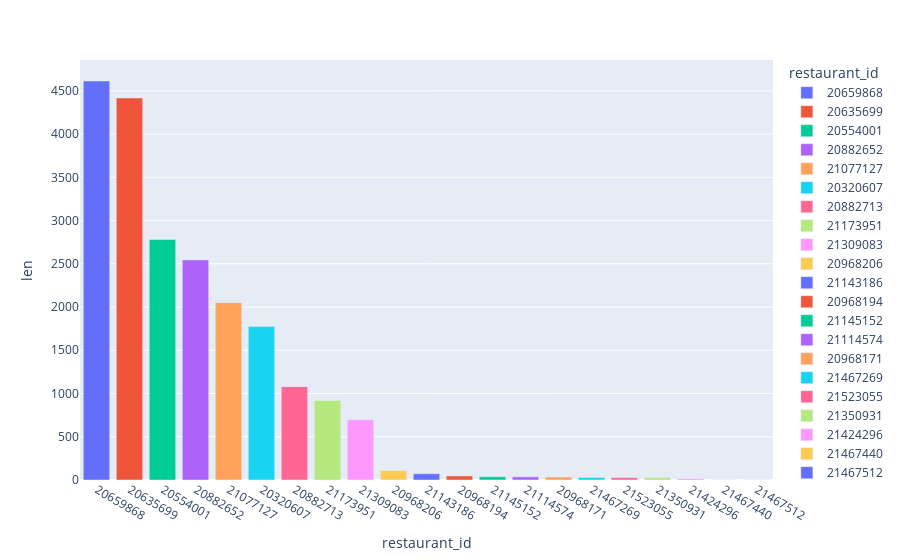

Notebook cell for this chart:
### Code cell
px.bar(
    df_grouped_restaurant,
    x='restaurant_id',
    y='len',
    color='restaurant_id'
)

### Figure 1 — Plotly figure (JSON) as saved in the notebook; plotly's stock layout.template omitted (floating-point values rounded to 4 significant figures)
{"data": [{"hovertemplate": "restaurant_id=%{x}<br>len=%{y}<extra></extra>", "legendgroup": "20659868", "marker": {"color": "#636efa", "pattern": {"shape": ""}}, "name": "20659868", "orientation": "v", "showlegend": true, "textposition": "auto", "type": "bar", "x": ["20659868"], "xaxis": "x", "y": [4614], "yaxis": "y"}, {"hovertemplate": "restaurant_id=%{x}<br>len=%{y}<extra></extra>", "legendgroup": "20635699", "marker": {"color": "#EF553B", "pattern": {"shape": ""}}, "name": "20635699", "orientation": "v", "showlegend": true, "textposition": "auto", "type": "bar", "x": ["20635699"], "xaxis": "x", "y": [4418], "yaxis": "y"}, {"hovertemplate": "restaurant_id=%{x}<br>len=%{y}<extra></extra>", "legendgroup": "20554001", "marker": {"color": "#00cc96", "pattern": {"shape": ""}}, "name": "20554001", "orientation": "v", "showlegend": true, "textposition": "auto", "type": "bar", "x": ["20554001"], "xaxis": "x", "y": [2781], "yaxis": "y"}, {"hovertemplate": "restaurant_id=%{x}<br>len=%{y}<extra></extra>", "legendgroup": "20882652", "marker": {"color": "#ab63fa", "pattern": {"shape": ""}}, "name": "20882652", "orientation": "v", "showlegend": true, "textposition": "auto", "type": "bar", "x": ["20882652"], "xaxis": "x", "y": [2545], "yaxis": "y"}, {"hovertemplate": "restaurant_id=%{x}<br>len=%{y}<extra></extra>", "legendgroup": "21077127", "marker": {"color": "#FFA15A", "pattern": {"shape": ""}}, "name": "21077127", "orientation": "v", "showlegend": true, "textposition": "auto", "type": "bar", "x": ["21077127"], "xaxis": "x", "y": [2051], "yaxis": "y"}, {"hovertemplate": "restaurant_id=%{x}<br>len=%{y}<extra></extra>", "legendgroup": "20320607", "marker": {"color": "#19d3f3", "pattern": {"shape": ""}}, "name": "20320607", "orientation": "v", "showlegend": true, "textposition": "auto", "type": "bar", "x": ["20320607"], "xaxis": "x", "y": [1774], "yaxis": "y"}, {"hovertemplate": "restaurant_id=%{x}<br>len=%{y}<extra></extra>", "legendgroup": "20882713", "marker": {"color": "#FF6692", "pattern": {"shape": ""}}, "name": "20882713", "orientation": "v", "showlegend": true, "textposition": "auto", "type": "bar", "x": ["20882713"], "xaxis": "x", "y": [1079], "yaxis": "y"}, {"hovertemplate": "restaurant_id=%{x}<br>len=%{y}<extra></extra>", "legendgroup": "21173951", "marker": {"color": "#B6E880", "pattern": {"shape": ""}}, "name": "21173951", "orientation": "v", "showlegend": true, "textposition": "auto", "type": "bar", "x": ["21173951"], "xaxis": "x", "y": [920], "yaxis": "y"}, {"hovertemplate": "restaurant_id=%{x}<br>len=%{y}<extra></extra>", "legendgroup": "21309083", "marker": {"color": "#FF97FF", "pattern": {"shape": ""}}, "name": "21309083", "orientation": "v", "showlegend": true, "textposition": "auto", "type": "bar", "x": ["21309083"], "xaxis": "x", "y": [698], "yaxis": "y"}, {"hovertemplate": "restaurant_id=%{x}<br>len=%{y}<extra></extra>", "legendgroup": "20968206", "marker": {"color": "#FECB52", "pattern": {"shape": ""}}, "name": "20968206", "orientation": "v", "showlegend": true, "textposition": "auto", "type": "bar", "x": ["20968206"], "xaxis": "x", "y": [109], "yaxis": "y"}, {"hovertemplate": "restaurant_id=%{x}<br>len=%{y}<extra></extra>", "legendgroup": "21143186", "marker": {"color": "#636efa", "pattern": {"shape": ""}}, "name": "21143186", "orientation": "v", "showlegend": true, "textposition": "auto", "type": "bar", "x": ["21143186"], "xaxis": "x", "y": [72], "yaxis": "y"}, {"hovertemplate": "restaurant_id=%{x}<br>len=%{y}<extra></extra>", "legendgroup": "20968194", "marker": {"color": "#EF553B", "pattern": {"shape": ""}}, "name": "20968194", "orientation": "v", "showlegend": true, "textposition": "auto", "type": "bar", "x": ["20968194"], "xaxis": "x", "y": [47], "yaxis": "y"}, {"hovertemplate": "restaurant_id=%{x}<br>len=%{y}<extra></extra>", "legendgroup": "21145152", "marker": {"color": "#00cc96", "pattern": {"shape": ""}}, "name": "21145152", "orientation": "v", "showlegend": true, "textposition": "auto", "type": "bar", "x": ["21145152"], "xaxis": "x", "y": [38], "yaxis": "y"}, {"hovertemplate": "restaurant_id=%{x}<br>len=%{y}<extra></extra>", "legendgroup": "21114574", "marker": {"color": "#ab63fa", "pattern": {"shape": ""}}, "name": "21114574", "orientation": "v", "showlegend": true, "textposition": "auto", "type": "bar", "x": ["21114574"], "xaxis": "x", "y": [37], "yaxis": "y"}, {"hovertemplate": "restaurant_id=%{x}<br>len=%{y}<extra></extra>", "legendgroup": "20968171", "marker": {"color": "#FFA15A", "pattern": {"shape": ""}}, "name": "20968171", "orientation": "v", "showlegend": true, "textposition": "auto", "type": "bar", "x": ["20968171"], "xaxis": "x", "y": [34], "yaxis": "y"}, {"hovertemplate": "restaurant_id=%{x}<br>len=%{y}<extra></extra>", "legendgroup": "21467269", "marker": {"color": "#19d3f3", "pattern": {"shape": ""}}, "name": "21467269", "orientation": "v", "showlegend": true, "textposition": "auto", "type": "bar", "x": ["21467269"], "xaxis": "x", "y": [29], "yaxis": "y"}, {"hovertemplate": "restaurant_id=%{x}<br>len=%{y}<extra></extra>", "legendgroup": "21523055", "marker": {"color": "#FF6692", "pattern": {"shape": ""}}, "name": "21523055", "orientation": "v", "showlegend": true, "textposition": "auto", "type": "bar", "x": ["21523055"], "xaxis": "x", "y": [28], "yaxis": "y"}, {"hovertemplate": "restaurant_id=%{x}<br>len=%{y}<extra></extra>", "legendgroup": "21350931", "marker": {"color": "#B6E880", "pattern": {"shape": ""}}, "name": "21350931", "orientation": "v", "showlegend": true, "textposition": "auto", "type": "bar", "x": ["21350931"], "xaxis": "x", "y": [28], "yaxis": "y"}, {"hovertemplate": "restaurant_id=%{x}<br>len=%{y}<extra></extra>", "legendgroup": "21424296", "marker": {"color": "#FF97FF", "pattern": {"shape": ""}}, "name": "21424296", "orientation": "v", "showlegend": true, "textposition": "auto", "type": "bar", "x": ["21424296"], "xaxis": "x", "y": [16], "yaxis": "y"}, {"hovertemplate": "restaurant_id=%{x}<br>len=%{y}<extra></extra>", "legendgroup": "21467440", "marker": {"color": "#FECB52", "pattern": {"shape": ""}}, "name": "21467440", "orientation": "v", "showlegend": true, "textposition": "auto", "type": "bar", "x": ["21467440"], "xaxis": "x", "y": [2], "yaxis": "y"}, {"hovertemplate": "restaurant_id=%{x}<br>len=%{y}<extra></extra>", "legendgroup": "21467512", "marker": {"color": "#636efa", "pattern": {"shape": ""}}, "name": "21467512", "orientation": "v", "showlegend": true, "textposition": "auto", "type": "bar", "x": ["21467512"], "xaxis": "x", "y": [1], "yaxis": "y"}], "layout": {"barmode": "relative", "legend": {"title": {"text": "restaurant_id"}, "tracegroupgap": 0}, "margin": {"t": 60}, "xaxis": {"anchor": "y", "categoryarray": ["20659868", "20635699", "20554001", "20882652", "21077127", "20320607", "20882713", "21173951", "21309083", "20968206", "21143186", "20968194", "21145152", "21114574", "20968171", "21467269", "21523055", "21350931", "21424296", "21467440", "21467512"], "categoryorder": "array", "domain": [0, 1], "title": {"text": "restaurant_id"}}, "yaxis": {"anchor": "x", "domain": [0, 1], "title": {"text": "len"}}}}
